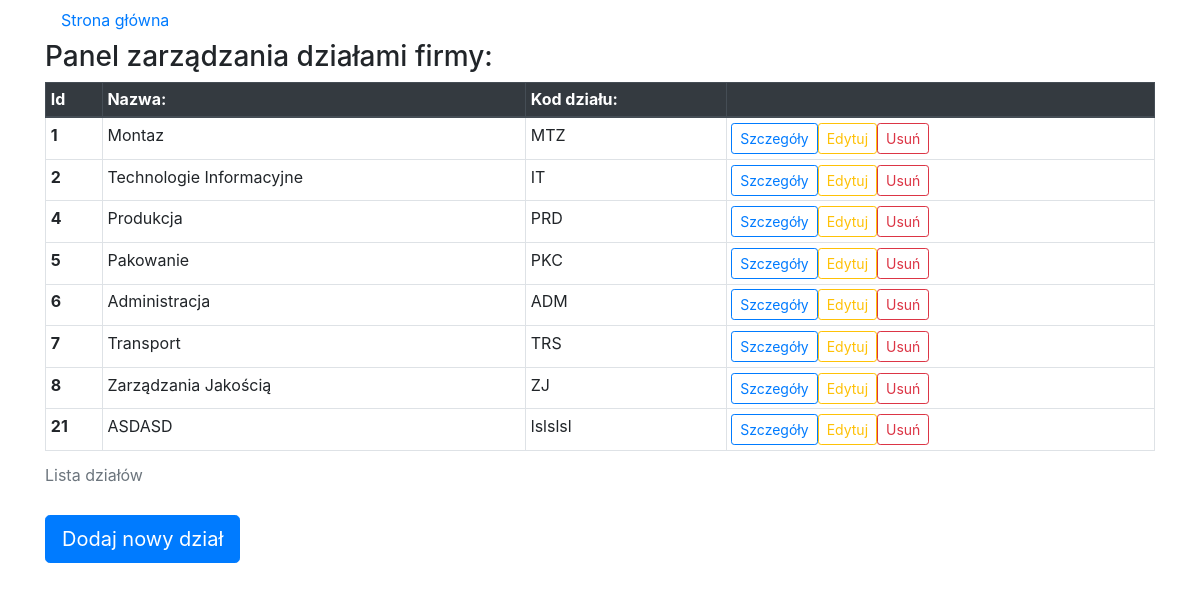
The app's page /crud/dzialy/, older data.
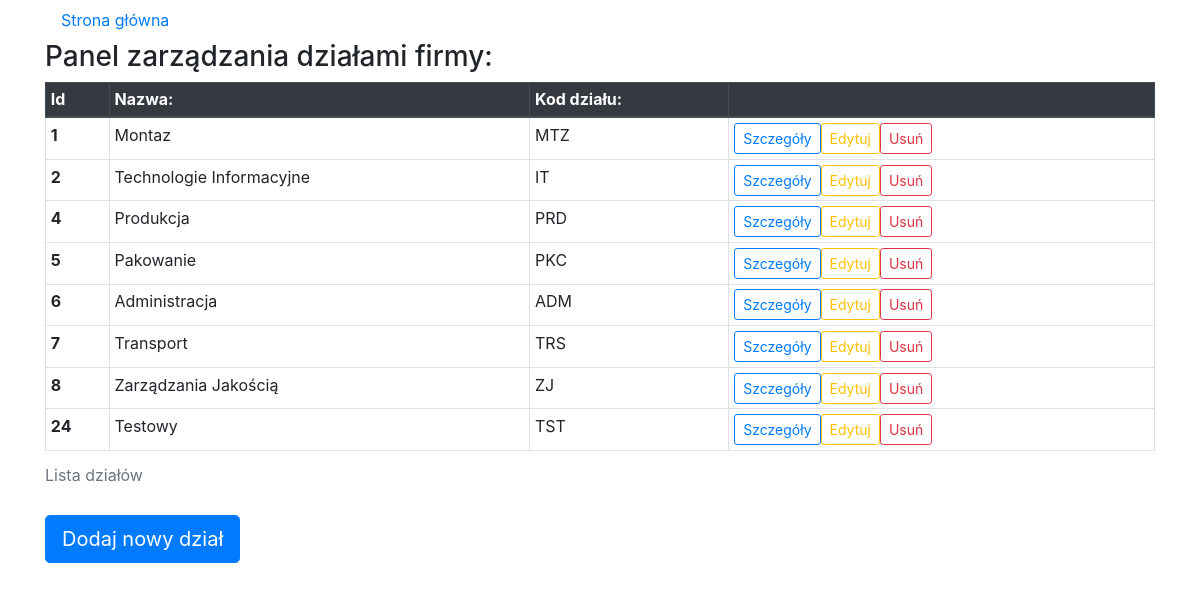
The same page, newer data.
### crud/models.py (models this page shows, shortened)
class Dzial(models.Model):
  name = models.CharField(max_length=25, null=False, blank=False)
  department_code = models.CharField(max_length=5, null=False, blank=False)

### crud/views.py (the view)
# urls.py: path('dzialy/', views.dzialy, name = 'dzialy'),
def dzialy(request):
  dzial_list = Dzial.objects.all().order_by('pk')
  context = {'dzial_list': dzial_list}
  return render(request, 'crud/dzialy.html', context)

### crud/templates/crud/dzialy.html (shortened to what this page needs)
<!DOCTYPE html>
<html>
  <head>
    <link rel="stylesheet" href="https://stackpath.bootstrapcdn.com/bootstrap/4.3.1/css/bootstrap.min.css">
  </head>
  <body>
    <div class="container">
      <nav class="nav">
        <a class="nav-link active" href="{% url 'crud:index' %}">Strona główna</a>
      </nav>
      {% if error_message or error_message_edit%}
        {% if error_message %}
          <p><strong> {{ error_message }}</strong></p>
          <button type="button" class="btn btn-primary btn-lg" onclick="location.href = '/crud/dzialy/add'">Powrót</button>
        {% elif error_message_edit %}
          <p><strong> {{ error_message_edit }}</strong></p>
          <button type="button" class="btn btn-primary btn-lg" onclick="location.href = '/crud/dzialy'">Powrót</button>
        {% endif %}
      {% else %}
        <h3>Panel zarządzania działami firmy:</h3>
        {% if dzial_list %}
          <div class="table-responsive">
            <table class="table table-bordered table-hover table-sm">
              <caption>Lista działów</caption>
              <thead class="thead-dark">
                <tr>
                  <th scope="col">Id</th>
                  <th scope="col">Nazwa:</th>
                  <th scope="col">Kod działu:</th>
                  <th scope="col"></th>
                </tr>
              </thead>
              <tbody>
                {% for dzial in dzial_list %}
                  <tr>
                    <th scope="row">{{ dzial.pk }}</th>
                      <td>{{ dzial.name }}</td>
                      <td>{{ dzial.department_code }}</td>
                      <td>
                        <div class="container row row-centered">
                          <button id="szczegoly" type="button" class=" btn btn-outline-primary btn-sm" onclick="location.href = '/crud/dzialy/{{ dzial.pk }}'">Szczegóły</button>
                          <button id="edytuj" type="button" class=" btn btn-outline-warning btn-sm" onclick="location.href = '{{ dzial.pk }}/edit'">Edytuj</button>
                          <button id="usun" type="button" class=" btn btn-outline-danger btn-sm" onclick="location.href = '/crud/dzialy/{{ dzial.pk }}/delete'">Usuń</button>
                        </div>
                      </td>
                  </tr>
                {% endfor %}
              </tbody>
            </table>
          </div>
        {% else %}
          <p>Nie ma jeszcze dodanych żadnych działów</p>
        {% endif %}
        <button type="button" class="btn btn-primary btn-lg" onclick="location.href = '/crud/dzialy/add'">Dodaj nowy dział</button>
      {% endif %}
    </div>
  </body>
</html>

Row changes from the older to the newer data that the page shows:
removed Dzial: pk "21", name "ASDASD", department_code "lslslsl"
added Dzial: pk "24", name "Testowy", department_code "TST"
